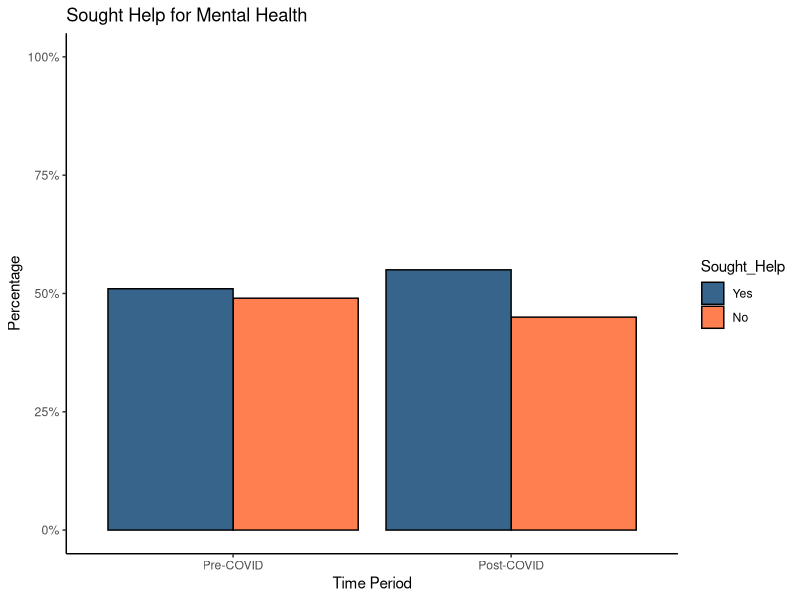

Generate this figure with R:
## ---- chunk 1
knitr::opts_chunk$set(echo = TRUE)
## ---- chunk 2
library(ggplot2)
library(readr)
X2014 <- read_csv("2014.csv", show_col_types = FALSE)
XMHIT_19_21 <- read_csv("2019-2021.csv", show_col_types = FALSE)
## ---- chunk 3
colnames(X2014)[which(names(X2014) == "Have you sought treatment for a mental health condition?")] <- c('sought_treatment')
pre_covid_result <- X2014$sought_treatment
head(pre_covid_result)
pre_covid_table <- table(pre_covid_result) 
pre_covid_perc <- round(prop.table(pre_covid_table) * 100)

## ---- chunk 4
colnames(XMHIT_19_21)[which(names(XMHIT_19_21) == "Have you ever sought treatment for a mental health disorder from a mental health professional?")] <- c('sought_treatment')
XMHIT_19_21$sought_treatment[XMHIT_19_21$sought_treatment == '0'] <- 'No'
XMHIT_19_21$sought_treatment[XMHIT_19_21$sought_treatment == '1'] <- 'Yes'
head(XMHIT_19_21)

post_covid_result <- XMHIT_19_21$sought_treatment
#table(post_covid_resut)
post_covid_table <- table(post_covid_result) 
post_covid_perc <- round(prop.table(post_covid_table) * 100)


## ---- chunk 5
# create a data frame with the percentage values for both pre-COVID and post-COVID files
df <- data.frame(
  Time_Period = factor(c(rep("Pre-COVID", 2), rep("Post-COVID", 2)), 
                       levels = c( "Pre-COVID","Post-COVID")),
  Sought_Help = rep(c("Yes", "No"), 2),
  Percent = c(pre_covid_perc, post_covid_perc)
)
# plot the side-by-side bar chart
ggplot(df, aes(x = Time_Period, y = Percent, fill = Sought_Help)) +
  geom_bar(stat = "identity", position = "dodge", color = "black") +
  scale_fill_manual(values = c("steelblue4", "coral"), 
                    labels = c("Yes", "No")) +
  labs(x = "Time Period", y = "Percentage", 
       title = "Sought Help for Mental Health") +
  scale_y_continuous(labels = scales::percent_format(scale = 1, accuracy = 1), 
                     limits = c(0, 100)) +
  theme_classic()
